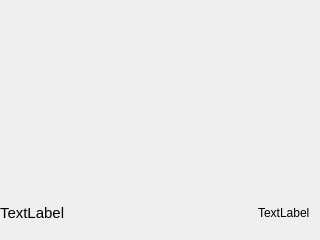
<?xml version="1.0" encoding="UTF-8"?>
<ui version="4.0">
 <class>BigPic</class>
 <widget class="QWidget" name="BigPic">
  <property name="geometry">
   <rect>
    <x>0</x>
    <y>0</y>
    <width>320</width>
    <height>240</height>
   </rect>
  </property>
  <property name="windowTitle">
   <string>Form</string>
  </property>
  <layout class="QVBoxLayout" name="verticalLayout_2">
   <property name="leftMargin">
    <number>0</number>
   </property>
   <property name="topMargin">
    <number>0</number>
   </property>
   <property name="rightMargin">
    <number>0</number>
   </property>
   <property name="bottomMargin">
    <number>0</number>
   </property>
   <item>
    <layout class="QVBoxLayout" name="verticalLayout">
     <item>
      <widget class="QLabel" name="labelPic">
       <property name="minimumSize">
        <size>
         <width>0</width>
         <height>180</height>
        </size>
       </property>
       <property name="text">
        <string/>
       </property>
       <property name="scaledContents">
        <bool>true</bool>
       </property>
      </widget>
     </item>
     <item>
      <layout class="QHBoxLayout" name="horizontalLayout">
       <item>
        <widget class="QLabel" name="labelName">
         <property name="font">
          <font>
           <pointsize>11</pointsize>
          </font>
         </property>
         <property name="text">
          <string>TextLabel</string>
         </property>
         <property name="scaledContents">
          <bool>false</bool>
         </property>
        </widget>
       </item>
       <item>
        <spacer name="horizontalSpacer">
         <property name="orientation">
          <enum>Qt::Horizontal</enum>
         </property>
         <property name="sizeHint" stdset="0">
          <size>
           <width>40</width>
           <height>20</height>
          </size>
         </property>
        </spacer>
       </item>
       <item>
        <widget class="QLabel" name="labelDate">
         <property name="layoutDirection">
          <enum>Qt::LeftToRight</enum>
         </property>
         <property name="text">
          <string>TextLabel</string>
         </property>
        </widget>
       </item>
       <item>
        <spacer name="horizontalSpacer_2">
         <property name="orientation">
          <enum>Qt::Horizontal</enum>
         </property>
         <property name="sizeType">
          <enum>QSizePolicy::Fixed</enum>
         </property>
         <property name="sizeHint" stdset="0">
          <size>
           <width>10</width>
           <height>20</height>
          </size>
         </property>
        </spacer>
       </item>
      </layout>
     </item>
    </layout>
   </item>
  </layout>
 </widget>
 <resources/>
 <connections/>
</ui>
